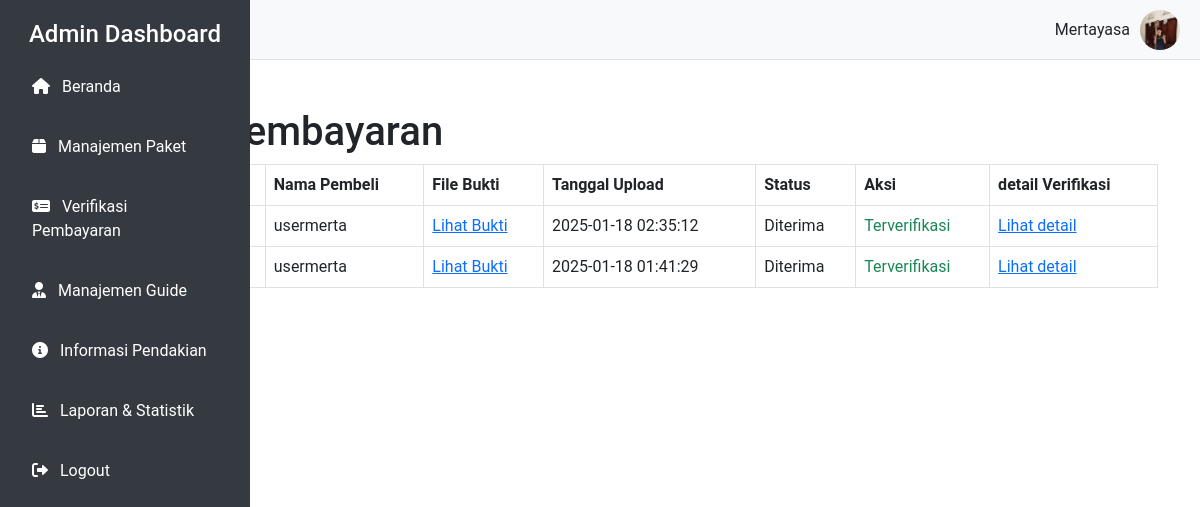
The page /admin_verifikasi_pembayaran.php on the database its author committed.
### tables this page shows
CREATE TABLE `bukti_pembayaran` (
  `id_bukti` int(11) NOT NULL,
  `id_pesanan` int(11) NOT NULL,
  `file_bukti` text NOT NULL,
  `tanggal_upload` timestamp NOT NULL DEFAULT current_timestamp(),
  `status` enum('Menunggu Verifikasi','Diterima','Ditolak') DEFAULT 'Menunggu Verifikasi',
  `catatan` text DEFAULT NULL,
  `alasan_penolakan` text DEFAULT NULL
);

CREATE TABLE `users` (
  `id_pelanggan` int(11) NOT NULL,
  `username` varchar(50) NOT NULL,
  `nama` varchar(100) NOT NULL,
  `email` varchar(100) NOT NULL,
  `address` text NOT NULL,
  `password` varchar(255) NOT NULL,
  `create_at` timestamp NOT NULL DEFAULT current_timestamp()
);

### admin_verifikasi_pembayaran.php (the view, shortened to what this page needs)
<?php
$host = "localhost";
$username = "root";
$password = "";
$dbname = "mb_paradise";
$conn = new mysqli($host, $username, $password, $dbname);
$query = "SELECT NAMA_ADMIN, FOTO_PROFIL, USERNAME, EMAIL FROM Admin WHERE ID_ADMIN = 1";
$result = $conn->query($query);
if ($result && $result->num_rows > 0) {
    $admin = $result->fetch_assoc();
    $nama_admin = isset($admin['NAMA_ADMIN']) ? $admin['NAMA_ADMIN'] : 'Tidak tersedia';
    $foto_profil = isset($admin['FOTO_PROFIL']) ? $admin['FOTO_PROFIL'] : 'assets/admin/poto.jpg';
} else {
    $nama_admin = 'Admin';
    $foto_profil = 'assets/profile/default.jpg';
    $username = 'Tidak tersedia';
    $email = 'Tidak tersedia';
}
$query_bukti = "
    SELECT bukti_pembayaran.*, pesanan.id_pelanggan, users.username AS nama_pembeli
    FROM bukti_pembayaran
    JOIN pesanan ON bukti_pembayaran.id_pesanan = pesanan.id_pesanan
    JOIN users ON pesanan.id_pelanggan = users.id_pelanggan
    ORDER BY bukti_pembayaran.tanggal_upload DESC";
$result_bukti = $conn->query($query_bukti);
?>
<!DOCTYPE html>
<html lang="en">
<head>
    <link href="https://cdn.jsdelivr.net/npm/bootstrap@5.3.0-alpha1/dist/css/bootstrap.min.css" rel="stylesheet">
    <link href="https://cdnjs.cloudflare.com/ajax/libs/font-awesome/6.0.0-beta3/css/all.min.css" rel="stylesheet">
</head>
<body>
       <div class="sidebar">
        <h4 class="text-center">Admin Dashboard</h4>
        <ul class="nav flex-column px-3">
            <li class="nav-item">
                <a href="admin_dashboard.php" class="nav-link"><i class="fas fa-home me-2"></i> Beranda</a>
            </li>
            <li class="nav-item">
                <a href="admin_manage_paket.php" class="nav-link" ><i class="fas fa-box me-2"></i> Manajemen Paket</a>
            </li>
            <li class="nav-item">
                <a href="admin_verifikasi_pembayaran.php" class="nav-link"><i class="fas fa-money-check-alt me-2"></i> Verifikasi Pembayaran</a>
            </li>
            <li class="nav-item">
                <a href="admin_manajemen_guide.php" class="nav-link"><i class="fas fa-user-tie me-2"></i> Manajemen Guide</a>
            </li>
            <li class="nav-item">
                <a href="admin_informasi_pendakian.php" class="nav-link"><i class="fas fa-info-circle me-2"></i> Informasi Pendakian</a>
            </li>
            <li class="nav-item">
                <a href="admin_laporan.php" class="nav-link"><i class="fas fa-chart-bar me-2"></i> Laporan & Statistik</a>
            </li>
            <li class="nav-item">
                <a href="logout.php" class="nav-link"><i class="fas fa-sign-out-alt me-2"></i> Logout</a>
            </li>
        </ul>
    </div>
    <div class="navbar">
    <div class="profile" style="cursor: pointer;" data-bs-toggle="modal" data-bs-target="#adminInfoModal">
        <span><?php echo $nama_admin; ?></span>
        <img src="<?php echo $foto_profil; ?>" alt="Foto Profil">
    </div>
</div>
    <div class="container mt-5">
        <h1>Verifikasi Pembayaran</h1>
        <table class="table table-bordered">
            <thead>
                <tr>
                    <th>ID Bukti</th>
                    <th>ID Pesanan</th>
                    <th>Nama Pembeli</th>
                    <th>File Bukti</th>
                    <th>Tanggal Upload</th>
                    <th>Status</th>
                    <th>Aksi</th>
                    <th>detail Verifikasi</th>
                </tr>
            </thead>
            <tbody>
                <?php if ($result_bukti && $result_bukti->num_rows > 0): ?>
                    <?php while ($row = $result_bukti->fetch_assoc()): ?>
                        <tr>
                            <td><?php echo htmlspecialchars($row['id_bukti']); ?></td>
                            <td><?php echo htmlspecialchars($row['id_pesanan']); ?></td>
                            <td><?php echo htmlspecialchars($row['nama_pembeli']); ?></td>
                            <td>
                                <?php if (!empty($row['file_bukti'])): ?>
                                    <a href="<?php echo htmlspecialchars($row['file_bukti']); ?>" target="_blank">Lihat Bukti</a>
                                <?php else: ?>
                                    Tidak Ada
                                <?php endif; ?>
                            </td>
                            <td><?php echo htmlspecialchars($row['tanggal_upload']); ?></td>
                            <td><?php echo htmlspecialchars($row['status']); ?></td>
                            <td>
                                <?php if ($row['status'] == 'Menunggu Verifikasi'): ?>
                                    <a href="admin_verifikasi_proses.php?id_bukti=<?php echo $row['id_bukti']; ?>&status=Diterima" class="btn btn-success btn-sm">Terima</a>
                                    <button
                                        class="btn btn-danger btn-sm"
                                        data-bs-toggle="modal"
                                        data-bs-target="#modalTolak"
                                        data-id="<?php echo $row['id_bukti']; ?>">Tolak</button>
                                <?php else: ?>
                                    <span class="text-success">Terverifikasi</span>
                                <?php endif; ?>
                            </td>
                            <td>
                                <a href="admin_verifikasi_detail.php?id_bukti=<?php echo $row['id_bukti'];?> ">Lihat detail</a>
                                </td>
                        </tr>
                    <?php endwhile; ?>
                <?php else: ?>
                    <tr>
                        <td colspan="7">Tidak ada data bukti pembayaran.</td>
                    </tr>
                <?php endif; ?>
            </tbody>
        </table>
    </div>
</body>
</html>

### admin_verifikasi_pembayaran.php (style rules this page uses)
body { font-family: 'Roboto', sans-serif; }
.sidebar { height: 100vh; position: fixed; left: 0; top: 0; width: 250px; background-color: #343a40; color: white; padding-top: 20px; }
.sidebar .nav-link { color: white; margin: 10px 0; }
.navbar { margin-left: 250px; background-color: #f8f9fa; height: 60px; padding: 10px 20px; display: flex; justify-content: flex-end; align-items: center; border-bottom: 1px solid #dee2e6; }
.navbar .profile { display: flex; align-items: center; gap: 10px; }
.navbar .profile img { width: 40px; height: 40px; border-radius: 50%; object-fit: cover; }

### rows shown on the page
bukti_pembayaran: users.username "usermerta", tanggal_upload "2025-01-18 02:35:12", status "Diterima", shows "Terverifikasi"
bukti_pembayaran: users.username "usermerta", tanggal_upload "2025-01-18 01:41:29", status "Diterima", shows "Terverifikasi"

### other values the page prints
$nama_admin "Mertayasa"
